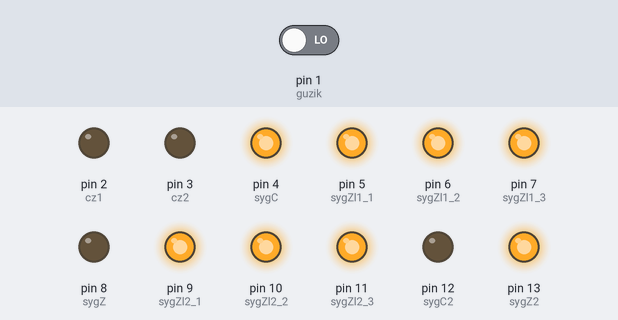
The sketch below on a simulated Arduino Uno, built with avr-gcc and run on an emulated ATmega328P. On the bench: output pins drawn as LEDs (lit = HIGH). Inputs (shaded band) come from the test bench; at power-on: pin 1 (guzik) LOW.

Above: at 1.2 s.
1.3 s: pin 1 (guzik) driven HIGH
At 2.4 s:
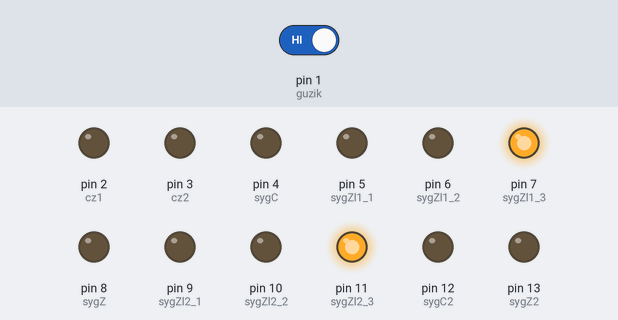
At 3.6 s:
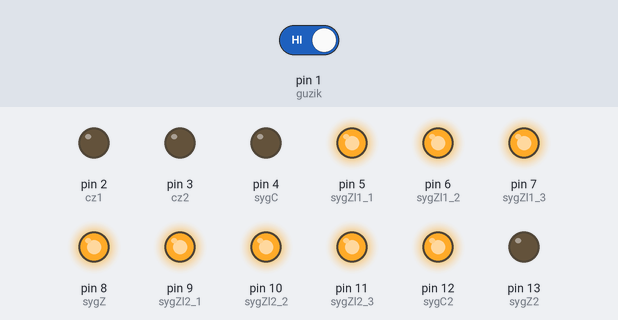
4.3 s: pin 1 (guzik) driven LOW
At 6.7 s:
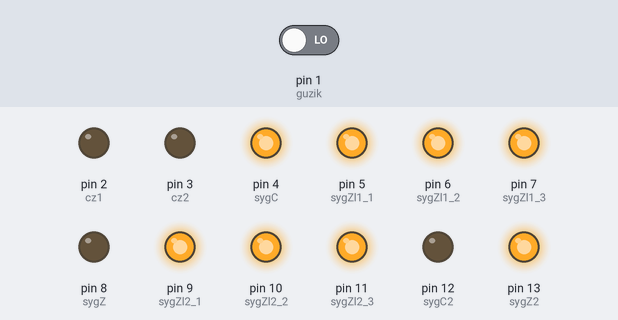
Timing chart, 0 to 8.2 s (numbered marks = the images above; inputs shaded):
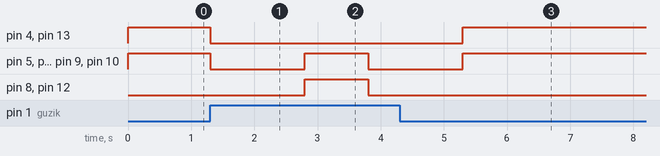

The sketch:

arduino_final.ino
```cpp
// Sygnalizacja kolejowa
const int cz1 = 2; // D2 na A5
const int cz2 = 3; // D3 na A1
const int czasMigania = 1000;  // Czas w ms. 1s = 1000 ms

// Sygnalizacja drogowa
// Guzik
const int guzik = 1; // D13 na G-J28

// Światła nr.1 (najbliżej syg. kolejowej)
const int sygC = 4; // D4 na A-D37

const int sygZl1_1 = 5; // D5 na A-D39
const int sygZl1_2 = 6; // D6 na A-D41
const int sygZl1_3 = 7; // D7 na A-D42

const int sygZ = 8; // D8 na A-D43

/// Światła nr.2 (dalej od syg. kolejowej)
const int sygC2 = 12; // D12 na A-D38

const int sygZl2_1 = 9; // D9 na A-D52
const int sygZl2_2 = 10; // D10 na A-D54
const int sygZl2_3 = 11; // D11 na A-D55

const int sygZ2 = 13; // D13 na A-D56

// Zmienne funkcji
bool zmiana = false; //Zmienna do zmiany świateł
int czasZmiany = 1500; //Ile czasu sygnalizacja świetlna będzie czekać pomiędzy zamianą

void setup() {
  // Konfiguracja pinów, skrypt wykonuje się raz na początku:

  // Sygnalizacja Kolejowa
  pinMode(cz1, OUTPUT);
  pinMode(cz2, OUTPUT);

  // Sygnalizacja drogowa
  pinMode(guzik, INPUT);
  pinMode(sygC, OUTPUT);
  pinMode(sygZl1_1, OUTPUT);
  pinMode(sygZl1_2, OUTPUT);
  pinMode(sygZl1_3, OUTPUT);
  pinMode(sygZ, OUTPUT);

  // Sygnalizacja drogowa nr.2
  pinMode(sygC2, OUTPUT);
  pinMode(sygZl2_1, OUTPUT);
  pinMode(sygZl2_2, OUTPUT);
  pinMode(sygZl2_3, OUTPUT);
  pinMode(sygZ2, OUTPUT);

  // Miejsce na wstawienie funkcji stałych
  sygnalizacjaSetup();
}

void loop() {
  // Kod który wykonuje się cały czas:
  sygnalizacjaDrogowa();
}

void sygnalizacjaSetup() {
  // Funkcja do ustawienia sygnalizacji drogowej, należy używać w void setup()
  digitalWrite(sygC, HIGH);
  digitalWrite(sygZl1_1, HIGH);
  digitalWrite(sygZl1_2, HIGH);
  digitalWrite(sygZl1_3, HIGH);
  digitalWrite(sygZ, LOW);

  digitalWrite(sygC2, LOW);
  digitalWrite(sygZl2_1, HIGH);
  digitalWrite(sygZl2_2, HIGH);
  digitalWrite(sygZl2_3, HIGH);
  digitalWrite(sygZ2, HIGH);
}

void sygnalizacjaDrogowa() {
  // Symulacja sygnalizacji drogowej przełączanej guzikiem, należy używać z sygnalizacjaSetup na void setup()
  if (digitalRead(guzik) == HIGH && zmiana == false) {

    digitalWrite(sygC, LOW);
    digitalWrite(sygZl1_1, LOW);
    digitalWrite(sygZl1_2, LOW);
    digitalWrite(sygZl1_3, HIGH);

    digitalWrite(sygZ2, LOW);
    digitalWrite(sygZl2_1, LOW);
    digitalWrite(sygZl2_2, LOW);
    digitalWrite(sygZl2_3, HIGH);

    delay(czasZmiany);

    digitalWrite(sygZl1_1, HIGH);
    digitalWrite(sygZl1_2, HIGH);
    digitalWrite(sygZ, HIGH);

    digitalWrite(sygZl2_1, HIGH);
    digitalWrite(sygZl2_2, HIGH);
    digitalWrite(sygC2, HIGH);

    zmiana = true;
    delay(1000);

  } else if (digitalRead(guzik) == HIGH && zmiana == true) {

    digitalWrite(sygZ, LOW);
    digitalWrite(sygZl1_1, LOW);
    digitalWrite(sygZl1_2, LOW);
    digitalWrite(sygZl1_3, HIGH);

    digitalWrite(sygC2, LOW);
    digitalWrite(sygZl2_1, LOW);
    digitalWrite(sygZl2_2, LOW);
    digitalWrite(sygZl2_3, HIGH);

    delay(czasZmiany);

    digitalWrite(sygC, HIGH);
    digitalWrite(sygZl1_1, HIGH);
    digitalWrite(sygZl1_2, HIGH);
    digitalWrite(sygC, HIGH);

    digitalWrite(sygZl2_1, HIGH);
    digitalWrite(sygZl2_2, HIGH);
    digitalWrite(sygZ2, HIGH);

    zmiana = false;
    delay(1000);
  }
}

void sygnalizacjaKolejowa() {
  // Skrypt do migania dwóch czerwonych świateł

  digitalWrite(cz1, LOW);
  digitalWrite(cz2, HIGH);

  delay(czasMigania);

  digitalWrite(cz1, HIGH);
  digitalWrite(cz2, LOW);

  delay(czasMigania);
}

void testRGB(int r, int g, int b) {
  // Skrypt do testowania diody RGB, skala 0-255 PWM. Należy używać w void setup()
  // testRGB WYKLUCZA użycie sygnalizacji drogowej

  analogWrite(9, 255 - r);
  analogWrite(10, 255 - g);
  analogWrite(11, 255 - b);
}
```

Measured:
- after the input at 1.3 s, pin 4 (sygC), pin 13 (sygZ2): HIGH → LOW at once; pin 5 (sygZl1_1), pin 6 (sygZl1_2), pin 9 (sygZl2_1), pin 10 (sygZl2_2): HIGH → LOW at once, → HIGH 1.5 s later, → LOW 1.0 s later; pin 8 (sygZ), pin 12 (sygC2): LOW → HIGH after 1.5 s, → LOW 1.0 s later
- after the input at 4.3 s, pin 4 (sygC), pin 5 (sygZl1_1), pin 6 (sygZl1_2), pin 9 (sygZl2_1), pin 10 (sygZl2_2), pin 13 (sygZ2): goes on until 5.3 s, then stays HIGH; pin 8 (sygZ), pin 12 (sygC2): stays LOW (without the input it goes to HIGH after 3.5 s)
